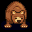

Tiled map render using the project's own tile images. Description and the map definition, with tile-layer contents summarised, below:
An orthogonal 2x2 tile map with 16x16 px tiles, 9 tile layers (Back, Back2, Back3, Back4, ...).

<map version="1.5" tiledversion="1.5.0" orientation="orthogonal" renderorder="right-down" width="2" height="2" tilewidth="16" tileheight="16" infinite="0" nextlayerid="19" nextobjectid="43">
 <tileset firstgid="1" name="zspring_SVE_Tilesheet2" tilewidth="16" tileheight="16" tilecount="5700" columns="76">
  <image source="spring_SVE_Tilesheet2.png" width="1216" height="1200" />
  <tile id="24">
   <animation>
    <frame tileid="24" duration="1000" />
    <frame tileid="24" duration="1000" />
    <frame tileid="24" duration="1000" />
    <frame tileid="24" duration="1000" />
    <frame tileid="24" duration="1000" />
    <frame tileid="24" duration="1000" />
    <frame tileid="26" duration="1000" />
    <frame tileid="26" duration="1000" />
   </animation>
  </tile>
  <tile id="25">
   <animation>
    <frame tileid="25" duration="1000" />
    <frame tileid="25" duration="1000" />
    <frame tileid="25" duration="1000" />
    <frame tileid="25" duration="1000" />
    <frame tileid="25" duration="1000" />
    <frame tileid="25" duration="1000" />
    <frame tileid="27" duration="1000" />
    <frame tileid="27" duration="1000" />
   </animation>
  </tile>
  <tile id="100">
   <animation>
    <frame tileid="100" duration="1000" />
    <frame tileid="100" duration="1000" />
    <frame tileid="100" duration="1000" />
    <frame tileid="100" duration="1000" />
    <frame tileid="100" duration="1000" />
    <frame tileid="100" duration="1000" />
    <frame tileid="102" duration="1000" />
    <frame tileid="102" duration="1000" />
   </animation>
  </tile>
  <tile id="101">
   <animation>
    <frame tileid="101" duration="1000" />
    <frame tileid="101" duration="1000" />
    <frame tileid="101" duration="1000" />
    <frame tileid="101" duration="1000" />
    <frame tileid="101" duration="1000" />
    <frame tileid="101" duration="1000" />
    <frame tileid="103" duration="1000" />
    <frame tileid="103" duration="1000" />
   </animation>
  </tile>
  <tile id="179">
   <animation>
    <frame tileid="179" duration="1000" />
    <frame tileid="179" duration="1000" />
    <frame tileid="179" duration="1000" />
    <frame tileid="179" duration="1000" />
    <frame tileid="179" duration="1000" />
    <frame tileid="179" duration="1000" />
    <frame tileid="179" duration="1000" />
    <frame tileid="179" duration="1000" />
    <frame tileid="181" duration="1000" />
    <frame tileid="181" duration="1000" />
    <frame tileid="179" duration="1000" />
    <frame tileid="179" duration="1000" />
    <frame tileid="179" duration="1000" />
    <frame tileid="179" duration="1000" />
    <frame tileid="181" duration="1000" />
    <frame tileid="181" duration="1000" />
    <frame tileid="181" duration="1000" />
    <frame tileid="179" duration="1000" />
    <frame tileid="179" duration="1000" />
    <frame tileid="179" duration="1000" />
    <frame tileid="179" duration="1000" />
    <frame tileid="179" duration="1000" />
    <frame tileid="179" duration="1000" />
    <frame tileid="181" duration="1000" />
    <frame tileid="181" duration="1000" />
    <frame tileid="181" duration="1000" />
    <frame tileid="181" duration="1000" />
    <frame tileid="181" duration="1000" />
    <frame tileid="181" duration="1000" />
    <frame tileid="181" duration="1000" />
    <frame tileid="181" duration="1000" />
    <frame tileid="181" duration="1000" />
    <frame tileid="179" duration="1000" />
    <frame tileid="179" duration="1000" />
    <frame tileid="179" duration="1000" />
    <frame tileid="179" duration="1000" />
    <frame tileid="179" duration="1000" />
    <frame tileid="179" duration="1000" />
    <frame tileid="179" duration="1000" />
    <frame tileid="181" duration="1000" />
    <frame tileid="181" duration="1000" />
    <frame tileid="179" duration="1000" />
   </animation>
  </tile>
  <tile id="183">
   <animation>
    <frame tileid="183" duration="1000" />
    <frame tileid="183" duration="1000" />
    <frame tileid="183" duration="1000" />
    <frame tileid="183" duration="1000" />
    <frame tileid="182" duration="1000" />
    <frame tileid="182" duration="1000" />
    <frame tileid="183" duration="1000" />
    <frame tileid="183" duration="1000" />
    <frame tileid="183" duration="1000" />
    <frame tileid="183" duration="1000" />
    <frame tileid="183" duration="1000" />
    <frame tileid="183" duration="1000" />
    <frame tileid="182" duration="1000" />
    <frame tileid="182" duration="1000" />
    <frame tileid="182" duration="1000" />
    <frame tileid="182" duration="1000" />
    <frame tileid="182" duration="1000" />
    <frame tileid="182" duration="1000" />
    <frame tileid="183" duration="1000" />
    <frame tileid="183" duration="1000" />
    <frame tileid="183" duration="1000" />
    <frame tileid="182" duration="1000" />
    <frame tileid="182" duration="1000" />
    <frame tileid="183" duration="1000" />
    <frame tileid="183" duration="1000" />
   </animation>
  </tile>
  <tile id="254">
   <animation>
    <frame tileid="254" duration="1000" />
    <frame tileid="254" duration="1000" />
    <frame tileid="254" duration="1000" />
    <frame tileid="254" duration="1000" />
    <frame tileid="256" duration="1000" />
    <frame tileid="256" duration="1000" />
    <frame tileid="256" duration="1000" />
    <frame tileid="254" duration="1000" />
    <frame tileid="254" duration="1000" />
    <frame tileid="256" duration="1000" />
    <frame tileid="256" duration="1000" />
    <frame tileid="254" duration="1000" />
    <frame tileid="254" duration="1000" />
    <frame tileid="254" duration="1000" />
    <frame tileid="254" duration="1000" />
    <frame tileid="256" duration="1000" />
    <frame tileid="256" duration="1000" />
    <frame tileid="256" duration="1000" />
    <frame tileid="254" duration="1000" />
    <frame tileid="254" duration="1000" />
    <frame tileid="254" duration="1000" />
    <frame tileid="254" duration="1000" />
    <frame tileid="254" duration="1000" />
    <frame tileid="254" duration="1000" />
    <frame tileid="254" duration="1000" />
    <frame tileid="254" duration="1000" />
    <frame tileid="254" duration="1000" />
    <frame tileid="256" duration="1000" />
    <frame tileid="256" duration="1000" />
    <frame tileid="256" duration="1000" />
    <frame tileid="254" duration="1000" />
   </animation>
  </tile>
  <tile id="330">
   <animation>
    <frame tileid="330" duration="1000" />
    <frame tileid="330" duration="1000" />
    <frame tileid="330" duration="1000" />
    <frame tileid="330" duration="1000" />
    <frame tileid="330" duration="1000" />
    <frame tileid="332" duration="1000" />
    <frame tileid="334" duration="1000" />
    <frame tileid="332" duration="1000" />
    <frame tileid="334" duration="1000" />
    <frame tileid="330" duration="1000" />
    <frame tileid="330" duration="1000" />
    <frame tileid="332" duration="1000" />
    <frame tileid="332" duration="1000" />
   </animation>
  </tile>
  <tile id="331">
   <animation>
    <frame tileid="331" duration="1000" />
    <frame tileid="331" duration="1000" />
    <frame tileid="331" duration="1000" />
    <frame tileid="331" duration="1000" />
    <frame tileid="331" duration="1000" />
    <frame tileid="333" duration="1000" />
    <frame tileid="335" duration="1000" />
    <frame tileid="333" duration="1000" />
    <frame tileid="335" duration="1000" />
    <frame tileid="331" duration="1000" />
    <frame tileid="331" duration="1000" />
    <frame tileid="333" duration="1000" />
    <frame tileid="333" duration="1000" />
   </animation>
  </tile>
  <tile id="332">
   <animation>
    <frame tileid="332" duration="1000" />
    <frame tileid="332" duration="1000" />
    <frame tileid="334" duration="1000" />
    <frame tileid="334" duration="1000" />
   </animation>
  </tile>
  <tile id="333">
   <animation>
    <frame tileid="333" duration="1000" />
    <frame tileid="333" duration="1000" />
    <frame tileid="335" duration="1000" />
    <frame tileid="335" duration="1000" />
   </animation>
  </tile>
  <tile id="406">
   <animation>
    <frame tileid="406" duration="1000" />
    <frame tileid="406" duration="1000" />
    <frame tileid="406" duration="1000" />
    <frame tileid="406" duration="1000" />
    <frame tileid="406" duration="1000" />
    <frame tileid="408" duration="1000" />
    <frame tileid="410" duration="1000" />
    <frame tileid="408" duration="1000" />
    <frame tileid="410" duration="1000" />
    <frame tileid="406" duration="1000" />
    <frame tileid="406" duration="1000" />
    <frame tileid="408" duration="1000" />
    <frame tileid="408" duration="1000" />
   </animation>
  </tile>
  <tile id="407">
   <animation>
    <frame tileid="407" duration="1000" />
    <frame tileid="407" duration="1000" />
    <frame tileid="407" duration="1000" />
    <frame tileid="407" duration="1000" />
    <frame tileid="407" duration="1000" />
    <frame tileid="409" duration="1000" />
    <frame tileid="411" duration="1000" />
    <frame tileid="409" duration="1000" />
    <frame tileid="411" duration="1000" />
    <frame tileid="407" duration="1000" />
    <frame tileid="407" duration="1000" />
    <frame tileid="409" duration="1000" />
    <frame tileid="409" duration="1000" />
   </animation>
  </tile>
  <tile id="408">
   <animation>
    <frame tileid="408" duration="1000" />
    <frame tileid="408" duration="1000" />
    <frame tileid="410" duration="1000" />
    <frame tileid="410" duration="1000" />
   </animation>
  </tile>
  <tile id="409">
   <animation>
    <frame tileid="409" duration="1000" />
    <frame tileid="409" duration="1000" />
    <frame tileid="411" duration="1000" />
    <frame tileid="411" duration="1000" />
   </animation>
  </tile>
  <tile id="711">
   <animation>
    <frame tileid="711" duration="1000" />
    <frame tileid="711" duration="1000" />
    <frame tileid="711" duration="1000" />
    <frame tileid="711" duration="1000" />
    <frame tileid="711" duration="1000" />
    <frame tileid="711" duration="1000" />
    <frame tileid="713" duration="1000" />
    <frame tileid="713" duration="1000" />
    <frame tileid="711" duration="1000" />
    <frame tileid="711" duration="1000" />
    <frame tileid="711" duration="1000" />
    <frame tileid="711" duration="1000" />
    <frame tileid="711" duration="1000" />
    <frame tileid="713" duration="1000" />
    <frame tileid="713" duration="1000" />
    <frame tileid="713" duration="1000" />
    <frame tileid="713" duration="1000" />
    <frame tileid="711" duration="1000" />
    <frame tileid="711" duration="1000" />
    <frame tileid="711" duration="1000" />
    <frame tileid="711" duration="1000" />
    <frame tileid="711" duration="1000" />
    <frame tileid="711" duration="1000" />
    <frame tileid="713" duration="1000" />
    <frame tileid="713" duration="1000" />
    <frame tileid="711" duration="1000" />
    <frame tileid="711" duration="1000" />
    <frame tileid="711" duration="1000" />
    <frame tileid="711" duration="1000" />
    <frame tileid="711" duration="1000" />
    <frame tileid="711" duration="1000" />
    <frame tileid="711" duration="1000" />
    <frame tileid="713" duration="1000" />
    <frame tileid="713" duration="1000" />
    <frame tileid="713" duration="1000" />
    <frame tileid="713" duration="1000" />
    <frame tileid="713" duration="1000" />
    <frame tileid="713" duration="1000" />
    <frame tileid="711" duration="1000" />
    <frame tileid="711" duration="1000" />
    <frame tileid="711" duration="1000" />
    <frame tileid="711" duration="1000" />
    <frame tileid="713" duration="1000" />
    <frame tileid="713" duration="1000" />
   </animation>
  </tile>
 </tileset>
 <layer id="1" name="Back" width="2" height="2">
  <data>[4 cells, 0 non-empty, 0 distinct tile ids]</data>
 </layer>
 <objectgroup id="2" name="Back" />
 <layer id="3" name="Back2" width="2" height="2">
  <properties>
   <property name="Draw" value="Back" />
  </properties>
  <data>[4 cells, 0 non-empty, 0 distinct tile ids]</data>
 </layer>
 <objectgroup id="4" name="Back2" />
 <layer id="5" name="Back3" width="2" height="2">
  <properties>
   <property name="Draw" value="Back" />
  </properties>
  <data>[4 cells, 0 non-empty, 0 distinct tile ids]</data>
 </layer>
 <objectgroup id="6" name="Back3" />
 <layer id="7" name="Back4" width="2" height="2">
  <properties>
   <property name="Draw" value="Back" />
  </properties>
  <data>[4 cells, 0 non-empty, 0 distinct tile ids]</data>
 </layer>
 <objectgroup id="8" name="Back4" />
 <layer id="9" name="Buildings" width="2" height="2">
  <data>[4 cells, 0 non-empty, 0 distinct tile ids]</data>
 </layer>
 <objectgroup id="10" name="Buildings" />
 <layer id="11" name="Buildings2" width="2" height="2">
  <properties>
   <property name="Draw" value="Buildings" />
  </properties>
  <data>[4 cells, 4 non-empty, 4 distinct tile ids]</data>
 </layer>
 <objectgroup id="12" name="Buildings2" />
 <layer id="13" name="Paths" width="2" height="2">
  <data>[4 cells, 0 non-empty, 0 distinct tile ids]</data>
 </layer>
 <objectgroup id="14" name="Paths" />
 <layer id="15" name="Front" width="2" height="2">
  <data>[4 cells, 0 non-empty, 0 distinct tile ids]</data>
 </layer>
 <objectgroup id="16" name="Front" />
 <layer id="17" name="AlwaysFront" width="2" height="2">
  <data>[4 cells, 0 non-empty, 0 distinct tile ids]</data>
 </layer>
 <objectgroup id="18" name="AlwaysFront" />
</map>
